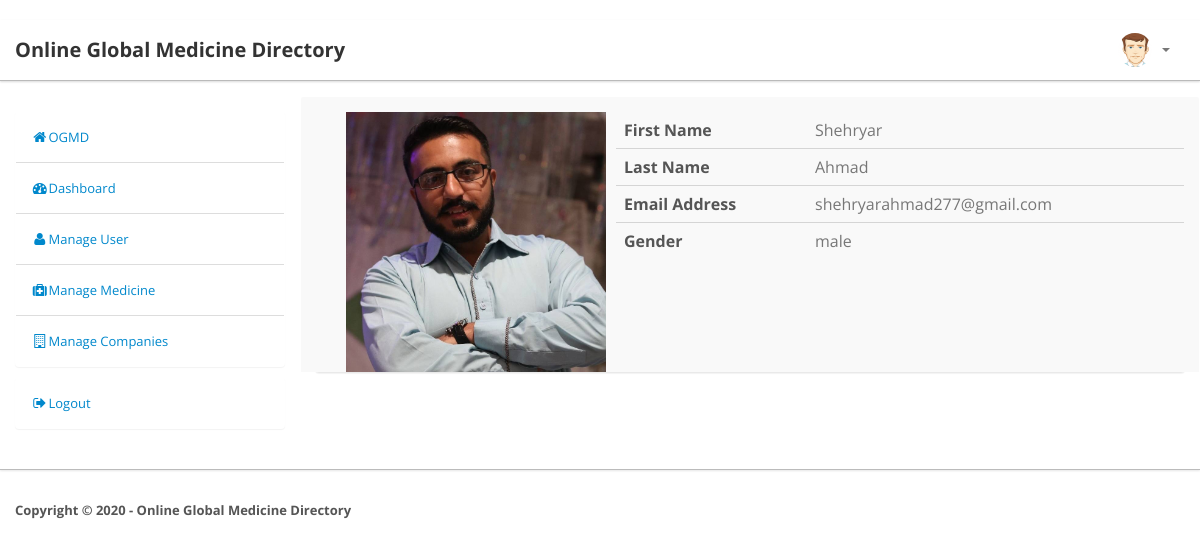
Page /user_profile.php?id=52 (signed in) on the committed database.
### tables this page shows
CREATE TABLE `users` (
  `user_id` int(11) NOT NULL,
  `user_type` varchar(30) NOT NULL,
  `firstname` varchar(100) NOT NULL,
  `lastname` varchar(100) NOT NULL,
  `useremail` varchar(100) NOT NULL,
  `userpassword` varchar(100) NOT NULL,
  `gender` varchar(50) NOT NULL,
  `userimage` varchar(300) NOT NULL
);

### user_profile.php (the view, shortened to what this page needs)
﻿<!DOCTYPE html>
<html lang="en">
    <head>
        <link type="text/css" href="bootstrap/css/bootstrap.min.css" rel="stylesheet">
        <link type="text/css" href="bootstrap/css/bootstrap-responsive.min.css" rel="stylesheet">
        <link type="text/css" href="css/theme.css" rel="stylesheet">
        <link type="text/css" href="images/icons/css/font-awesome.css" rel="stylesheet">
    </head>
    <body>
        <?php
        include 'php/conn.php';
        $id = $_GET['id'];
        $q = "SELECT * FROM `users` WHERE user_id = $id";
        $query = mysqli_query($conn, $q);
        $result_profile = mysqli_fetch_array($query);
        ?>
        <?php include 'php/navbar.php'; ?>
        <div class="wrapper">
            <div class="container">
                <div class="row">
                    <div class="span3">
                        <div class="sidebar">
                            <?php include 'php/sidebar.php'; ?>
                        </div>
                    </div>
                    <div class="span9">
                        <div class="widget">
                            <div class="module">
                                <div class="profile-head media">
                                    <div class="span3">
                                    <a class="responsive-photo pull-left">
                                        <img src="uploads/<?php echo $result_profile['userimage'];?>">
                                    </a>
                                    </div>
                                    <div class="media-body">
                                        <table class="table profile-tab-content">
                                            <thead>
                                                <tr>
                                                    <td><b>First Name</b></td>
                                                    <td><?php echo $result_profile['firstname']; ?></td>
                                                </tr>
                                            </thead>
                                            <tbody>
                                                <tr>
                                                    <td><b>Last Name</b></td>
                                                    <td><?php echo $result_profile['lastname']; ?></td>
                                                </tr>
                                                <tr>
                                                    <td><b>Email Address</b></td>
                                                    <td><?php echo $result_profile['useremail']; ?></td>
                                                </tr>
                                                <tr>
                                                    <td><b>Gender</b></td>
                                                    <td><?php echo $result_profile['gender']; ?></td>
                                                </tr>
                                            </tbody>
                                        </table>
                                    </div>
                                </div>
                            </div>
                        </div>
                    </div>
                </div>
            </div>
        </div>
        <div class="footer">
            <div class="container">
                <b class="copyright"> Copyright &copy; 2020 - Online Global Medicine Directory</b>
            </div>
        </div>
    </body>
</html>

### php/navbar.php (shortened to what this page needs)
<!DOCTYPE html>
<html>
    <head>
        <link type="text/css" href="bootstrap/css/bootstrap.min.css" rel="stylesheet">
        <link type="text/css" href="bootstrap/css/bootstrap-responsive.min.css" rel="stylesheet">
        <link type="text/css" href="css/theme.css" rel="stylesheet">
        <link type="text/css" href="images/icons/css/font-awesome.css" rel="stylesheet">
    </head>
    <body>
        <?php
        include 'conn.php';
        $nav = "SELECT * FROM `users`";
        $query_nav = mysqli_query($conn, $nav);
        $result_nav = mysqli_fetch_array($query_nav);
        ?>
        <div class="navbar navbar-fixed-top">
            <div class="navbar-inner">
                <div class="container">
                        <a class="brand" href="index.php">Online Global Medicine Directory</a>
                    <div class="nav-collapse collapse navbar-inverse-collapse">
                        <ul class="nav pull-right">
                            <?php
                            if (isset($_SESSION['loggedin'])) {
                                if ($_SESSION['loggedin'] == true) {
                                    ?>
                                    <li class="nav-user dropdown"><a href="#" class="dropdown-toggle" data-toggle="dropdown">
                                            <img src="uploads/<?php echo $result_nav['userimage']; ?>" class="nav-avatar" />
                                            <b class="caret"></b></a>
                                    </li>
                                <?php } ?>
                            <?php } else { ?>
                                <li><a href="login.php">Login</a></li>
                                <li><a href="signup.php">Sing Up</a></li>
                            <?php } ?>
                        </ul>
                    </div>
                </div>
            </div>
        </div>
    </body>
</html>

### css/theme.css (style rules this page uses)
body { font-size: 13px; font-family: 'Open Sans', Arial, sans-serif; background: #fff; color: #777 }
strong, b { color: #555 }
.wrapper { border-bottom: 1px solid #bbb; -webkit-box-shadow: 0 1px 2px rgba(0,0,0,0.1); -moz-box-shadow: 0 1px 2px rgba(0,0,0,0.1); box-shadow: 0 1px 2px rgba(0,0,0,0.1); padding: 30px 0 }
.footer { color: #999; padding: 30px 0 60px }
.module { background: #fff; -webkit-border-radius: 3px; -moz-border-radius: 3px; border-radius: 3px; border: 1px solid #ccc; border-bottom-color: #bbb; -webkit-box-shadow: 0 0 1px rgba(0,0,0,0.2); -moz-box-shadow: 0 0 1px rgba(0,0,0,0.2); box-shadow: 0 0 1px rgba(0,0,0,0.2); margin-bottom: 30px }
.navbar { position: static!important; margin: 0!important }
.navbar .navbar-inner { background: #fff; border-bottom: 1px solid #bbb; -webkit-box-shadow: 0 1px 2px rgba(0,0,0,0.15); -moz-box-shadow: 0 1px 2px rgba(0,0,0,0.15); box-shadow: 0 1px 2px rgba(0,0,0,0.15) }
.navbar .brand { color: #333; font-weight: bold; font-size: 20px; margin-right: 20px; padding: 20px }
.navbar .nav>li>a { padding: 20px 15px; font-weight: bold; color: #777 }
.nav-user>a { height: 20px }
.nav-avatar { width: 34px; height: 34px; margin: -7px 5px 0 0; -webkit-border-radius: 50%; -moz-border-radius: 50%; border-radius: 50% }
.table { margin-bottom: 0 }
.table th, .table td { border-color: #d5d5d5!important }
.module { box-shadow: 0 0 3px rgba(0,0,0,.1); border-color: #e9e9e9; margin-bottom: 20px; background-color: #fff; border-radius: 4px; -webkit-box-shadow: 0 1px 1px rgba(0,0,0,.05); box-shadow: 0 1px 1px rgba(0,0,0,.05); }
.profile-head { background: #f9f9f9; -webkit-border-radius: 2px 2px 0 0; -moz-border-radius: 2px 2px 0 0; border-radius: 2px 2px 0 0; margin: -15px -15px 0!important; padding: 15px 15px 0 }
.profile-tab-content { overflow: visible }

### rows in the picture
users: userimage (picture)
users: userimage (picture), firstname "Shehryar", lastname "Ahmad", useremail "shehryarahmad277@gmail.com", gender "male"
